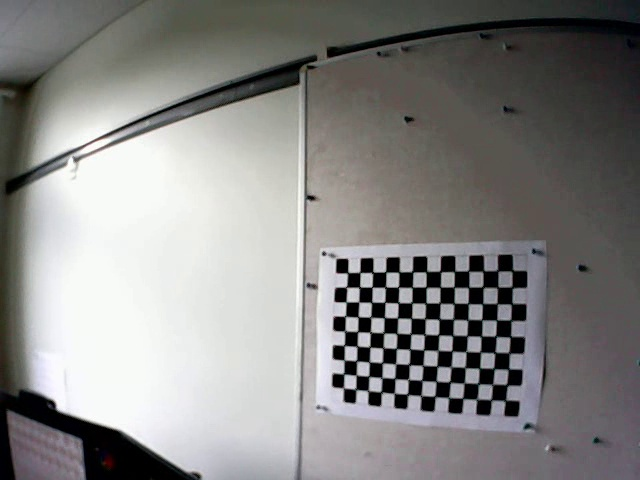
#> input picture Active safety/LDW/test code/chessboard_images/frame.jpg, 640 x 480 px; its folder holds only this picture in this run
$ python task1.py
#> lines starting #> are read from the running program, lines starting #| are printed output that depends on the picture
"""
task1.py
Camera Calibration and Preprocessing Utilities
"""

import os
import glob
import cv2 as cv
import numpy as np

# ----------------------------
# CONFIG
# ----------------------------
CHESSBOARD_FOLDER = r"C:/Users/praka/python_project/active safety/mu_pilot/chessboard_images"
CHESSBOARD_BOARD_SIZE = (9, 13)
CALIB_FILE = "camera_params.npz"
OUTPUT_FOLDER_EXAMPLES = r"C:/Users/praka/python_project/active safety/mu_pilot/task1_examples"
UNDISTORTED_FOLDER = r"C:/Users/praka/python_project/active safety/mu_pilot/undistorted_chessboard"
CORNERS_FOLDER = r"C:/Users/praka/python_project/active safety/mu_pilot/corners_detected"

S_THRESH = (90, 255)
L_THRESH = (150, 255)
SOBEL_THRESH = (25, 255)
# ----------------------------

os.makedirs(OUTPUT_FOLDER_EXAMPLES, exist_ok=True)
os.makedirs(UNDISTORTED_FOLDER, exist_ok=True)
os.makedirs(CORNERS_FOLDER, exist_ok=True)


def calibrate_camera(image_folder, board_size=(9, 13), savefile=CALIB_FILE):
    """Find chessboard corners and calibrate camera."""
    w_corners, h_corners = board_size
    objp = np.zeros((w_corners * h_corners, 3), np.float32)
    objp[:, :2] = np.mgrid[0:w_corners, 0:h_corners].T.reshape(-1, 2)

    objpoints, imgpoints = [], []
    images = glob.glob(os.path.join(image_folder, "*.jpg")) + glob.glob(os.path.join(image_folder, "*.png"))
    if not images:
        raise FileNotFoundError(f"No chessboard images found in {image_folder}")

    criteria = (cv.TERM_CRITERIA_EPS + cv.TERM_CRITERIA_MAX_ITER, 30, 0.001)

    for fname in sorted(images):
        img = cv.imread(fname)
        if img is None:
            continue

        gray = cv.cvtColor(img, cv.COLOR_BGR2GRAY)
        ret, corners = cv.findChessboardCorners(gray, board_size, None)

        if ret:
            corners2 = cv.cornerSubPix(gray, corners, (11, 11), (-1, -1), criteria)
            objpoints.append(objp)
            imgpoints.append(corners2)

    if not objpoints:
        raise RuntimeError("No valid chessboard detections - cannot calibrate.")

    img_size = (gray.shape[1], gray.shape[0])
    rms, mtx, dist, _, _ = cv.calibrateCamera(objpoints, imgpoints, img_size, None, None)
    np.savez(savefile, mtx=mtx, dist=dist)

    print(f"[calibrate_camera] Saved to {savefile}, RMS error: {rms:.4f}")
    return mtx, dist, rms


def save_corners_detected(chessboard_folder, output_folder, board_size=(9, 13)):
    """Detect and draw chessboard corners on all images."""
#> called with board_size = (9, 13)
    images = glob.glob(os.path.join(chessboard_folder, "*.jpg")) + glob.glob(os.path.join(chessboard_folder, "*.png"))
    if not images:
        print(f"[save_corners_detected] No images found")
        return

    print(f"[save_corners_detected] Processing {len(images)} images...")
    criteria = (cv.TERM_CRITERIA_EPS + cv.TERM_CRITERIA_MAX_ITER, 30, 0.001)
    detected_count = 0

    for fname in sorted(images):
        img = cv.imread(fname)
#> img is the input picture: shape (480, 640, 3); mean B, G, R 132.1, 133.6, 134.5
        if img is None:
            continue

        gray = cv.cvtColor(img, cv.COLOR_BGR2GRAY)
        ret, corners = cv.findChessboardCorners(gray, board_size, None)
#> ret = True; corners = 117 rows, first 8: [512.9, 270.2], [512.6, 288.2], [511.1, 304.5], [510.7, 320.2], [510.3, 336.6], [508.3, 352.5], [509.1, 368.4], [506.4, 384.7]

        img_output = img.copy()
        base_name = os.path.splitext(os.path.basename(fname))[0]

        if ret:
            corners2 = cv.cornerSubPix(gray, corners, (11, 11), (-1, -1), criteria)
#> corners2 = 117 rows, first 8: [512.3, 270.7], [512.2, 287.3], [511.5, 303.7], [510.9, 320.3], [510.4, 336.7], [509.1, 352.9], [508.5, 369], [506.9, 384.8]
            cv.drawChessboardCorners(img_output, board_size, corners2, ret)
            cv.putText(img_output, f"Detected: {board_size[0]}x{board_size[1]}",
                      (10, 30), cv.FONT_HERSHEY_SIMPLEX, 1, (0, 255, 0), 2)
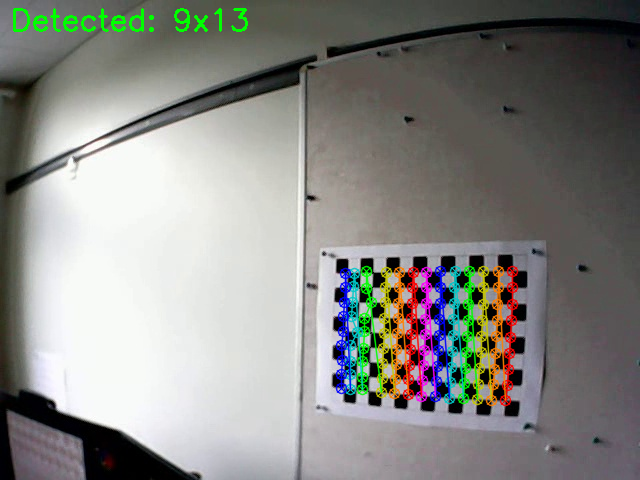
#> img_output: shape (480, 640, 3); mean B, G, R 131.7, 135.7, 135.4
            output_path = os.path.join(output_folder, f"{base_name}_corners.png")
            detected_count += 1
        else:
            cv.putText(img_output, "Detection FAILED", (10, 30), cv.FONT_HERSHEY_SIMPLEX, 1, (0, 0, 255), 2)
            output_path = os.path.join(output_folder, f"{base_name}_FAILED.png")

        cv.imwrite(output_path, img_output)

    print(f"[save_corners_detected] Detected {detected_count}/{len(images)} images → {output_folder}")


# [6 lines left out: function load_calibration, not called in this run]


def undistort_image(img, mtx, dist):
    """Undistort an image using camera calibration."""
    h, w = img.shape[:2]
    newcameramtx, _ = cv.getOptimalNewCameraMatrix(mtx, dist, (w, h), 1, (w, h))
    return cv.undistort(img, mtx, dist, None, newcameramtx)


def save_undistorted_chessboards(chessboard_folder, output_folder, mtx, dist):
    """Undistort all chessboard images and save them."""
    images = glob.glob(os.path.join(chessboard_folder, "*.jpg")) + glob.glob(os.path.join(chessboard_folder, "*.png"))
    if not images:
        print(f"[save_undistorted_chessboards] No images found")
        return

    print(f"[save_undistorted_chessboards] Processing {len(images)} images...")

    for fname in sorted(images):
        img = cv.imread(fname)
        if img is None:
            continue

        undistorted = undistort_image(img, mtx, dist)
        base_name = os.path.splitext(os.path.basename(fname))[0]
        output_path = os.path.join(output_folder, f"{base_name}_undistorted.png")
        cv.imwrite(output_path, undistorted)

    print(f"[save_undistorted_chessboards] Saved {len(images)} images → {output_folder}")


# [64 lines left out: functions get_perspective_transform, warp_image, binary_from_warped, save_example_trapezoid_and_warp, not called in this run]


if __name__ == "__main__":
    print("=== Task 1: Calibration & Preprocessing ===\n")
    try:
        save_corners_detected(CHESSBOARD_FOLDER, CORNERS_FOLDER, CHESSBOARD_BOARD_SIZE)

        print("\n[INFO] Calibrating camera...")
        mtx, dist, rms = calibrate_camera(CHESSBOARD_FOLDER, CHESSBOARD_BOARD_SIZE)
#> in calibrate_camera, `ret, corners = cv.findChessboardCorners(gray, board_size, None)`: ret = True
#> in calibrate_camera, `rms, mtx, dist, _, _ = cv.calibrateCamera(objpoints, imgpoints, img_si..`: rms = 1.7; mtx = [[902.7, 0, 308.2], [0, 733.6, 195.6], [0, 0, 1]]; dist = [[-2.51, 11.06, 0.154, -0.00797, -29.82]]
#| [calibrate_camera] Saved to camera_params.npz, RMS error: 1.6993
#> mtx = [[902.7, 0, 308.2], [0, 733.6, 195.6], [0, 0, 1]]; dist = [[-2.51, 11.06, 0.154, -0.00797, -29.82]]; rms = 1.7

        print("\n[INFO] Saving undistorted images...")
        save_undistorted_chessboards(CHESSBOARD_FOLDER, UNDISTORTED_FOLDER, mtx, dist)
#> in undistort_image, `newcameramtx, _ = cv.getOptimalNewCameraMatrix(mtx, dist, (w, h), 1, (..`: newcameramtx = [[630.3, 0, 408], [0, 151.9, 400.6], [0, 0, 1]]
#> in undistort_image, `return cv.undistort(img, mtx, dist, None, newcameramtx)`:
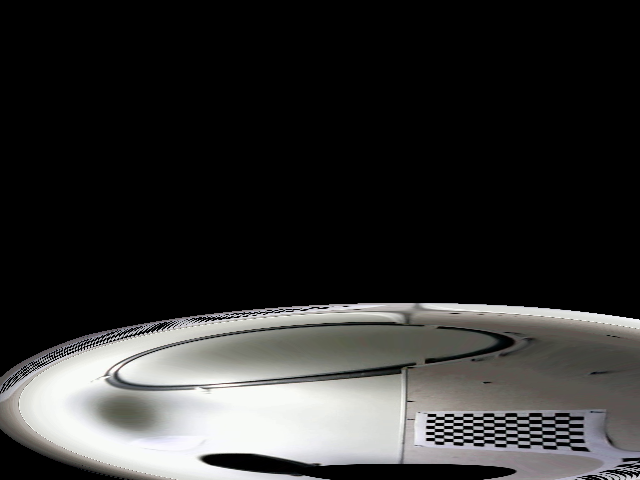
#> returned value: shape (480, 640, 3); mean of channels 0, 1, 2 48, 48.7, 48.9; drawn as B, G, R

        print("\n[INFO] Generating examples from video...")
        video_files = glob.glob(r"C:/Users/praka/python_project/active safety/mu_pilot/videos/*.mp4")

        if video_files:
            cap = cv.VideoCapture(video_files[0])
            ret, frame = cap.read()
            cap.release()

            if ret:
                sample_path = os.path.join(OUTPUT_FOLDER_EXAMPLES, "sample_frame.png")
                cv.imwrite(sample_path, frame)
                save_example_trapezoid_and_warp(sample_path)

        print("\n=== Task 1 Complete ===")
        print(f"✓ Corners: {CORNERS_FOLDER}")
        print(f"✓ Calibration: {CALIB_FILE}")
        print(f"✓ Undistorted: {UNDISTORTED_FOLDER}")
        print(f"✓ Examples: {OUTPUT_FOLDER_EXAMPLES}")

    except Exception as e:
        print(f"[ERROR] {e}")
